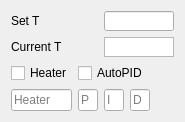
<?xml version="1.0" encoding="UTF-8"?>
<ui version="4.0">
 <class>Form</class>
 <widget class="QWidget" name="Form">
  <property name="geometry">
   <rect>
    <x>0</x>
    <y>0</y>
    <width>177</width>
    <height>117</height>
   </rect>
  </property>
  <property name="windowTitle">
   <string>Form</string>
  </property>
  <layout class="QGridLayout" name="gridLayout">
   <item row="5" column="1">
    <widget class="QLineEdit" name="lineEdit">
     <property name="placeholderText">
      <string>Heater</string>
     </property>
    </widget>
   </item>
   <item row="3" column="1">
    <widget class="QCheckBox" name="checkBoxHeater">
     <property name="text">
      <string>Heater</string>
     </property>
    </widget>
   </item>
   <item row="1" column="3" colspan="3">
    <widget class="QTextEdit" name="textEditT">
     <property name="minimumSize">
      <size>
       <width>0</width>
       <height>20</height>
      </size>
     </property>
     <property name="verticalScrollBarPolicy">
      <enum>Qt::ScrollBarAlwaysOff</enum>
     </property>
     <property name="horizontalScrollBarPolicy">
      <enum>Qt::ScrollBarAlwaysOff</enum>
     </property>
     <property name="readOnly">
      <bool>true</bool>
     </property>
    </widget>
   </item>
   <item row="0" column="1">
    <widget class="QLabel" name="label">
     <property name="text">
      <string>Set T</string>
     </property>
    </widget>
   </item>
   <item row="0" column="3" colspan="3">
    <widget class="QLineEdit" name="lineEditSetT">
     <property name="enabled">
      <bool>true</bool>
     </property>
     <property name="minimumSize">
      <size>
       <width>0</width>
       <height>20</height>
      </size>
     </property>
    </widget>
   </item>
   <item row="1" column="1">
    <widget class="QLabel" name="label_2">
     <property name="text">
      <string>Current T</string>
     </property>
    </widget>
   </item>
   <item row="5" column="2">
    <widget class="QLineEdit" name="lineEditP">
     <property name="minimumSize">
      <size>
       <width>20</width>
       <height>0</height>
      </size>
     </property>
     <property name="maximumSize">
      <size>
       <width>20</width>
       <height>16777215</height>
      </size>
     </property>
     <property name="placeholderText">
      <string>P</string>
     </property>
    </widget>
   </item>
   <item row="5" column="3">
    <widget class="QLineEdit" name="lineEditI">
     <property name="maximumSize">
      <size>
       <width>20</width>
       <height>16777215</height>
      </size>
     </property>
     <property name="placeholderText">
      <string>I</string>
     </property>
    </widget>
   </item>
   <item row="5" column="4">
    <widget class="QLineEdit" name="lineEditD">
     <property name="maximumSize">
      <size>
       <width>20</width>
       <height>16777215</height>
      </size>
     </property>
     <property name="placeholderText">
      <string>D</string>
     </property>
    </widget>
   </item>
   <item row="3" column="2" colspan="4">
    <widget class="QCheckBox" name="checkBoxAutoPID">
     <property name="text">
      <string>AutoPID</string>
     </property>
    </widget>
   </item>
  </layout>
 </widget>
 <resources/>
 <connections/>
</ui>
